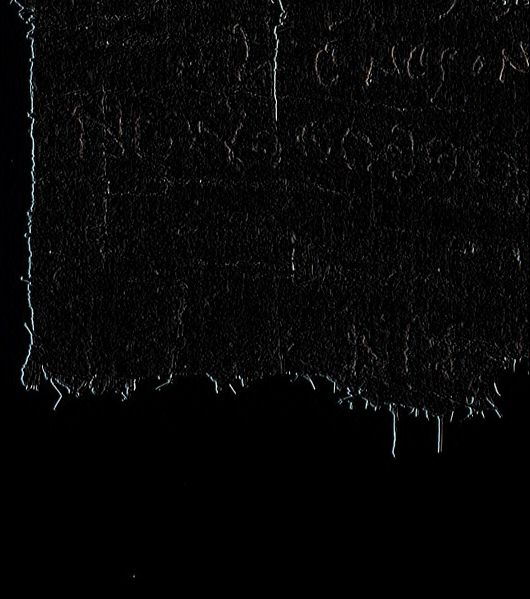
#> input picture 4_src/archiv/1203_C1_11R_edges_x.7.jpg, 1059 x 1198 px (shown at 1/2 size)
$ jupyter execute 0.1.3-tb-create-freatures.ipynb
#> lines starting #> are read from the running program, lines starting #| are printed output that depends on the picture
[cell 1]
import cv2
import matplotlib.pyplot as plt
import numpy as np

# ORB with Original Image and Gradient Images

[cell 2]
# Get img
image1 = cv2.imread('./1203_C1_11R_edges_x.7.jpg')
#> image1 is the input picture: shape (1198, 1059, 3); mean B, G, R 6.8, 6.6, 6.5

# Convert the training image to RGB
training_image = cv2.cvtColor(image1, cv2.COLOR_BGR2RGB)

# Convert the training image to gray scale
training_gray = cv2.cvtColor(training_image, cv2.COLOR_RGB2GRAY)

# Create test image by adding Scale Invariance and Rotational Invariance
test_image = cv2.pyrDown(training_image)
test_image = cv2.pyrDown(test_image)
#> test_image: shape (300, 265, 3)
num_rows, num_cols = test_image.shape[:2]
#> num_rows = 300; num_cols = 265

rotation_matrix = cv2.getRotationMatrix2D((num_cols/2, num_rows/2), 30, 1)
test_image = cv2.warpAffine(test_image, rotation_matrix, (num_cols, num_rows))

test_gray = cv2.cvtColor(test_image, cv2.COLOR_RGB2GRAY)

# Display traning image and testing image
fx, plots = plt.subplots(1, 2, figsize=(20,10))

plots[0].set_title("Training Image")
plots[0].imshow(training_image)

plots[1].set_title("Testing Image")
plots[1].imshow(test_image)
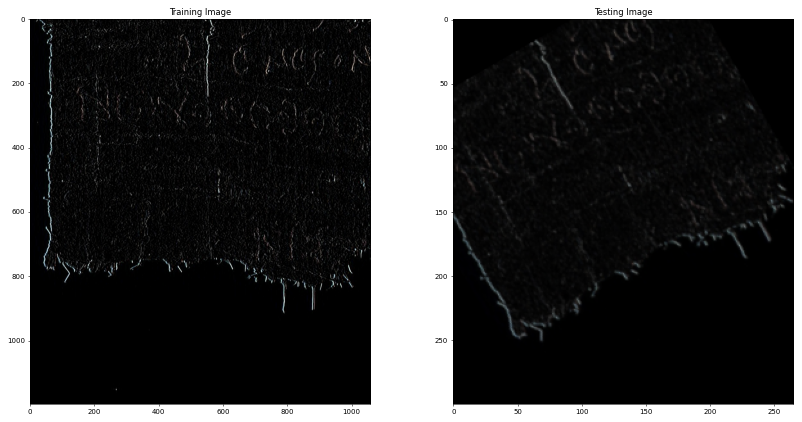
#> figure drawn by matplotlib, 2 panels

[cell 3]
orb = cv2.ORB_create()

train_keypoints, train_descriptor = orb.detectAndCompute(training_gray, None)
#> train_keypoints = 500 keypoints; strongest (x, y, size): (741, 160, 31), (564, 46, 31), (564, 48, 31), (740, 162, 31)
test_keypoints, test_descriptor = orb.detectAndCompute(test_gray, None)
#> test_keypoints = 304 keypoints; strongest (x, y, size): (68, 242, 31), (66, 244, 31), (226, 161, 31), (69, 31, 31)

keypoints_without_size = np.copy(training_image)
keypoints_with_size = np.copy(training_image)

cv2.drawKeypoints(training_image, train_keypoints, keypoints_without_size, color = (0, 255, 0))
#> keypoints_without_size: shape (1198, 1059, 3); mean R, G, B 6.3, 7.6, 6.4

cv2.drawKeypoints(training_image, train_keypoints, keypoints_with_size, flags = cv2.DRAW_MATCHES_FLAGS_DRAW_RICH_KEYPOINTS)
#> keypoints_with_size: shape (1198, 1059, 3); mean R, G, B 14.2, 14.7, 14.1

# Display image with and without keypoints size
fx, plots = plt.subplots(1, 2, figsize=(20,10))

plots[0].set_title("Train keypoints With Size")
plots[0].imshow(keypoints_with_size, cmap='gray')

plots[1].set_title("Train keypoints Without Size")
plots[1].imshow(keypoints_without_size, cmap='gray')

# Print the number of keypoints detected in the training image
print("Number of Keypoints Detected In The Training Image: ", len(train_keypoints))
#| Number of Keypoints Detected In The Training Image:  500

# Print the number of keypoints detected in the query image
print("Number of Keypoints Detected In The Query Image: ", len(test_keypoints))
#| Number of Keypoints Detected In The Query Image:  304

[cell 4]
image1 = cv2.imread('./1203_C1_11R.7.jpg')
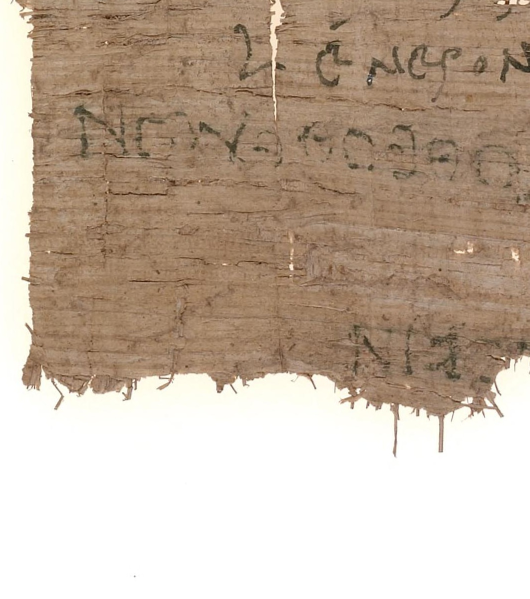
#> input picture 4_src/archiv/1203_C1_11R.7.jpg, 1059 x 1198 px (shown at 1/2 size)
#> image1 is the input picture: shape (1198, 1059, 3); mean B, G, R 160.4, 177.1, 194.5

[cell 5]
# Convert the training image to RGB
training_image = cv2.cvtColor(image1, cv2.COLOR_BGR2RGB)

# Convert the training image to gray scale
training_gray = cv2.cvtColor(training_image, cv2.COLOR_RGB2GRAY)
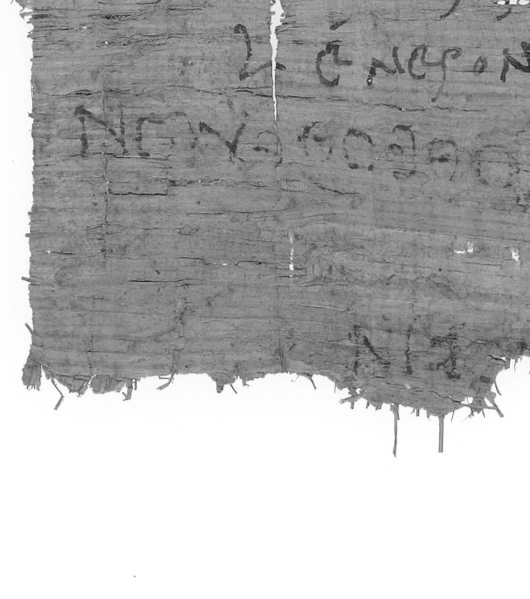
#> training_gray: shape (1198, 1059) (shown at 1/2 size); min 13, max 255, mean 180.4

# Create test image by adding Scale Invariance and Rotational Invariance
test_image = cv2.pyrDown(training_image)
#> test_image: shape (599, 530, 3)
test_image = cv2.pyrDown(test_image)
#> test_image: shape (300, 265, 3)
num_rows, num_cols = test_image.shape[:2]

rotation_matrix = cv2.getRotationMatrix2D((num_cols/2, num_rows/2), 30, 1)
test_image = cv2.warpAffine(test_image, rotation_matrix, (num_cols, num_rows))
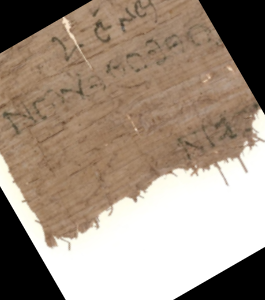
#> test_image: shape (300, 265, 3); mean R, G, B 160.1, 144.4, 129.5

test_gray = cv2.cvtColor(test_image, cv2.COLOR_RGB2GRAY)
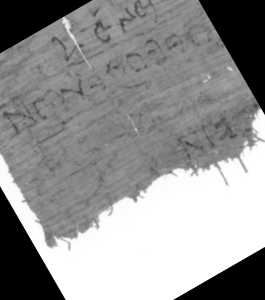
#> test_gray: shape (300, 265); min 0, max 255, mean 147.4

# Display traning image and testing image
fx, plots = plt.subplots(1, 2, figsize=(20,10))

plots[0].set_title("Training Image")
plots[0].imshow(training_image)

plots[1].set_title("Testing Image")
plots[1].imshow(test_image)

[cell 6]
orb = cv2.ORB_create()

train_keypoints, train_descriptor = orb.detectAndCompute(training_gray, None)
#> train_keypoints = 500 keypoints; strongest (x, y, size): (738, 161, 31), (740, 160, 31), (739, 161, 44.6), (245, 786, 31)
test_keypoints, test_descriptor = orb.detectAndCompute(test_gray, None)
#> test_keypoints = 368 keypoints; strongest (x, y, size): (134, 199, 37.2), (135, 200, 31), (135, 199, 44.6), (220, 163, 37.2)

keypoints_without_size = np.copy(training_image)
keypoints_with_size = np.copy(training_image)

cv2.drawKeypoints(training_image, train_keypoints, keypoints_without_size, color = (0, 255, 0))
#> keypoints_without_size: shape (1198, 1059, 3); mean R, G, B 193.5, 177.4, 159.6

cv2.drawKeypoints(training_image, train_keypoints, keypoints_with_size, flags = cv2.DRAW_MATCHES_FLAGS_DRAW_RICH_KEYPOINTS)
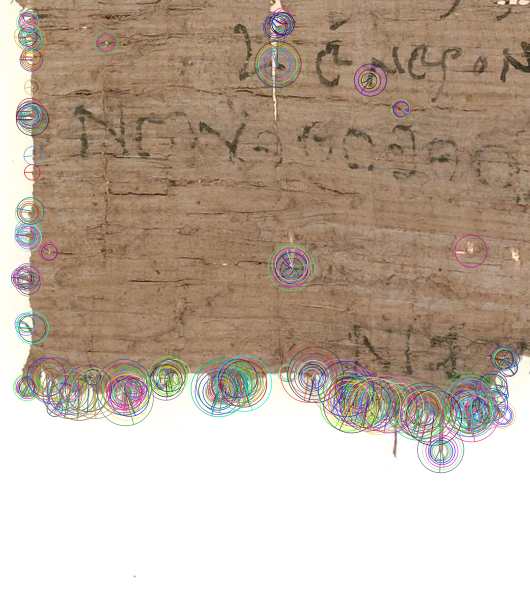
#> keypoints_with_size: shape (1198, 1059, 3) (shown at 1/2 size); mean R, G, B 189.5, 172.9, 157.6

# Display image with and without keypoints size
fx, plots = plt.subplots(1, 2, figsize=(20,10))

plots[0].set_title("Train keypoints With Size")
plots[0].imshow(keypoints_with_size, cmap='gray')

plots[1].set_title("Train keypoints Without Size")
plots[1].imshow(keypoints_without_size, cmap='gray')

# Print the number of keypoints detected in the training image
print("Number of Keypoints Detected In The Training Image: ", len(train_keypoints))
#| Number of Keypoints Detected In The Training Image:  500

# Print the number of keypoints detected in the query image
print("Number of Keypoints Detected In The Query Image: ", len(test_keypoints))
#| Number of Keypoints Detected In The Query Image:  368

[cell 7]
image1 = cv2.imread('./1203_C1_11R_edges_y.7.jpg')
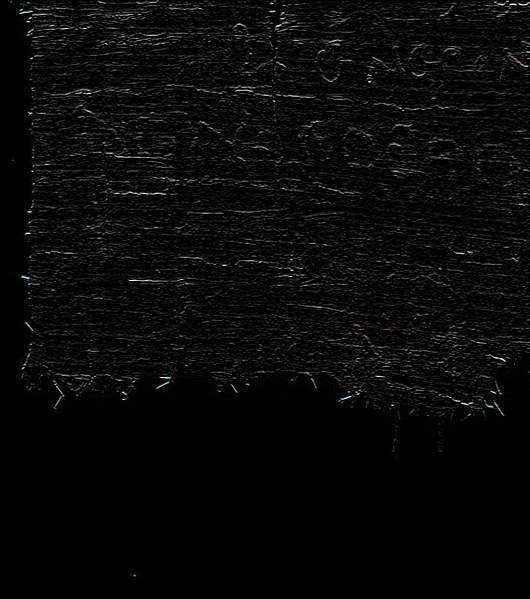
#> input picture 4_src/archiv/1203_C1_11R_edges_y.7.jpg, 1059 x 1198 px (shown at 1/2 size)
#> image1 is the input picture: shape (1198, 1059, 3); mean B, G, R 8.4, 8.3, 8.3

[cell 8]
training_image = cv2.cvtColor(image1, cv2.COLOR_BGR2RGB)

# Convert the training image to gray scale
training_gray = cv2.cvtColor(training_image, cv2.COLOR_RGB2GRAY)

# Create test image by adding Scale Invariance and Rotational Invariance
test_image = cv2.pyrDown(training_image)
#> test_image: shape (599, 530, 3)
test_image = cv2.pyrDown(test_image)
#> test_image: shape (300, 265, 3)
num_rows, num_cols = test_image.shape[:2]

rotation_matrix = cv2.getRotationMatrix2D((num_cols/2, num_rows/2), 30, 1)
test_image = cv2.warpAffine(test_image, rotation_matrix, (num_cols, num_rows))
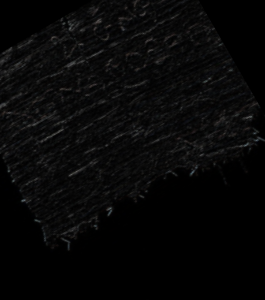
#> test_image: shape (300, 265, 3); mean R, G, B 7.4, 7.4, 7.4

test_gray = cv2.cvtColor(test_image, cv2.COLOR_RGB2GRAY)

# Display traning image and testing image
fx, plots = plt.subplots(1, 2, figsize=(20,10))

plots[0].set_title("Training Image")
plots[0].imshow(training_image)

plots[1].set_title("Testing Image")
plots[1].imshow(test_image)

[cell 9]
orb = cv2.ORB_create()

train_keypoints, train_descriptor = orb.detectAndCompute(training_gray, None)
#> train_keypoints = 500 keypoints; strongest (x, y, size): (737, 163, 31), (245, 784, 31), (740, 162, 31), (739, 162, 37.2)
test_keypoints, test_descriptor = orb.detectAndCompute(test_gray, None)
#> test_keypoints = 283 keypoints; strongest (x, y, size): (108, 209, 31), (110, 208, 31), (191, 173, 31), (193, 171, 31)

keypoints_without_size = np.copy(training_image)
keypoints_with_size = np.copy(training_image)

cv2.drawKeypoints(training_image, train_keypoints, keypoints_without_size, color = (0, 255, 0))
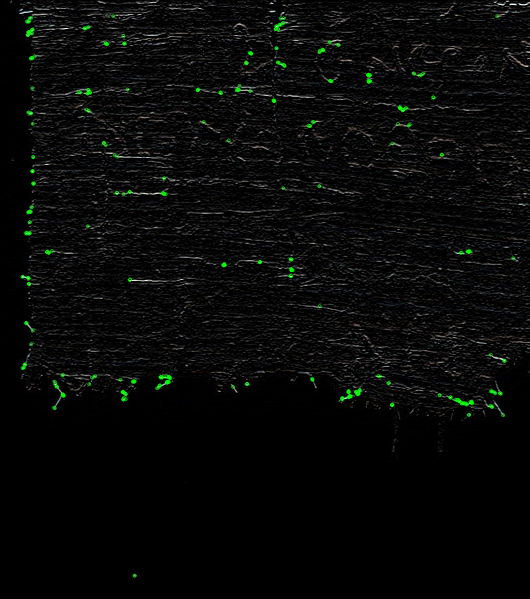
#> keypoints_without_size: shape (1198, 1059, 3) (shown at 1/2 size); mean R, G, B 8.1, 9.3, 8.1

cv2.drawKeypoints(training_image, train_keypoints, keypoints_with_size, flags = cv2.DRAW_MATCHES_FLAGS_DRAW_RICH_KEYPOINTS)
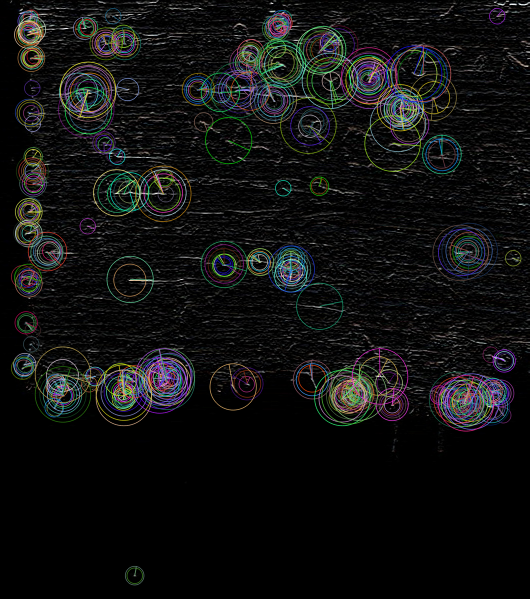
#> keypoints_with_size: shape (1198, 1059, 3) (shown at 1/2 size); mean R, G, B 16.9, 17.4, 17.1

# Display image with and without keypoints size
fx, plots = plt.subplots(1, 2, figsize=(20,10))

plots[0].set_title("Train keypoints With Size")
plots[0].imshow(keypoints_with_size, cmap='gray')

plots[1].set_title("Train keypoints Without Size")
plots[1].imshow(keypoints_without_size, cmap='gray')

# Print the number of keypoints detected in the training image
print("Number of Keypoints Detected In The Training Image: ", len(train_keypoints))
#| Number of Keypoints Detected In The Training Image:  500

# Print the number of keypoints detected in the query image
print("Number of Keypoints Detected In The Query Image: ", len(test_keypoints))
#| Number of Keypoints Detected In The Query Image:  283
